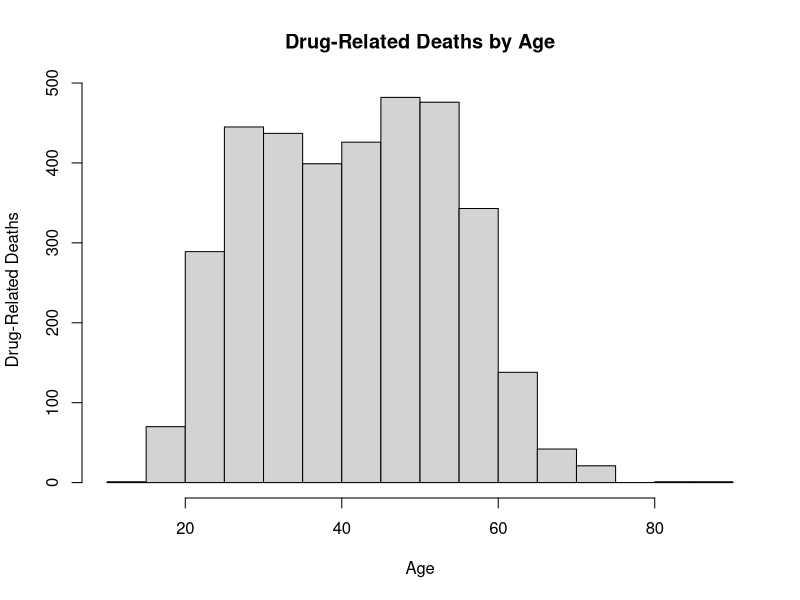
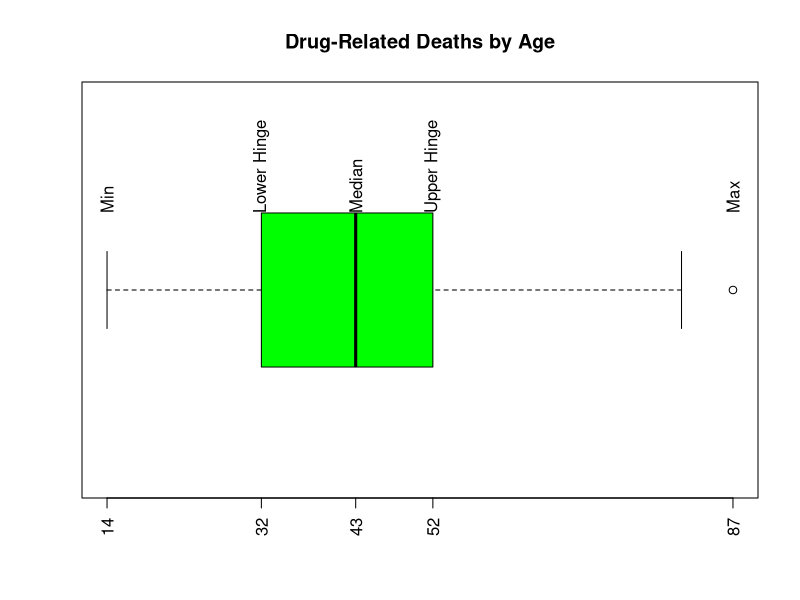
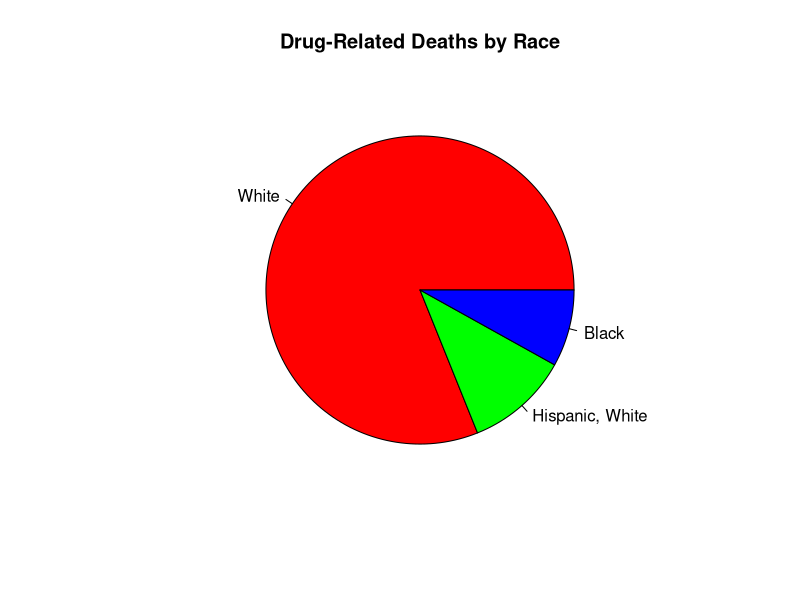
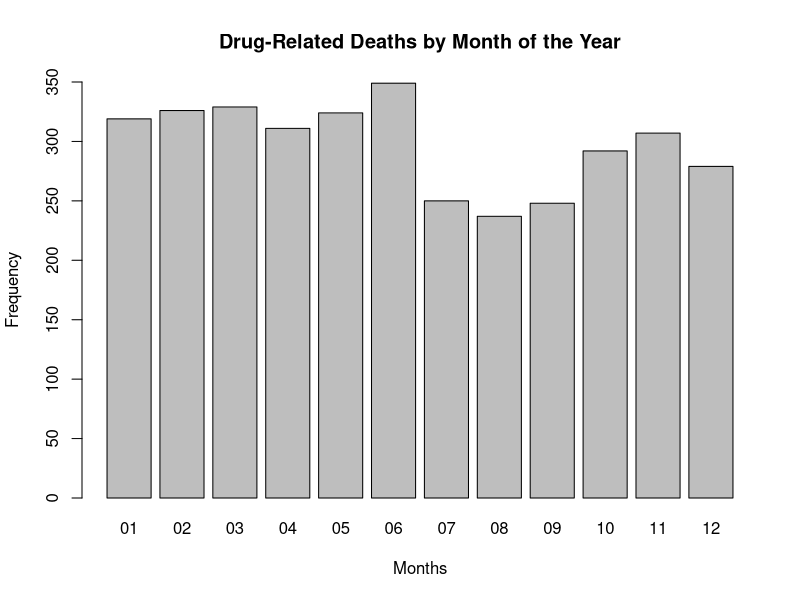
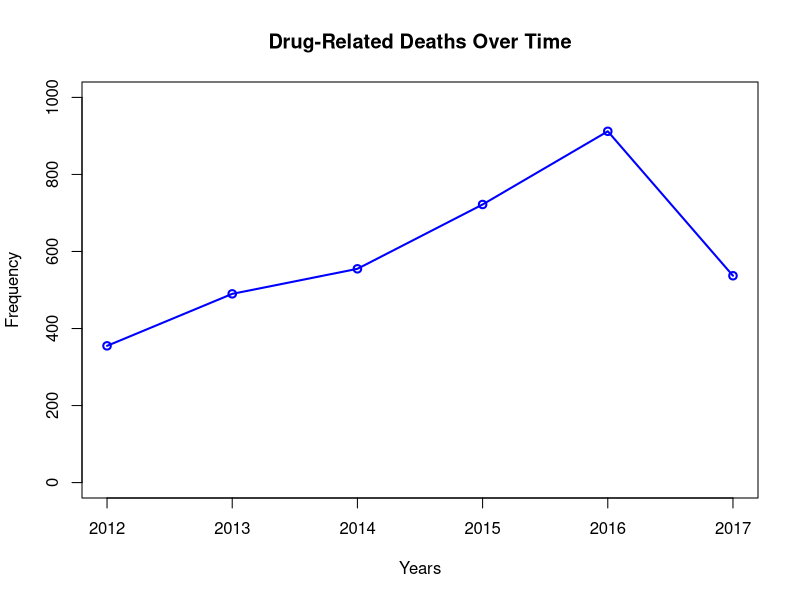
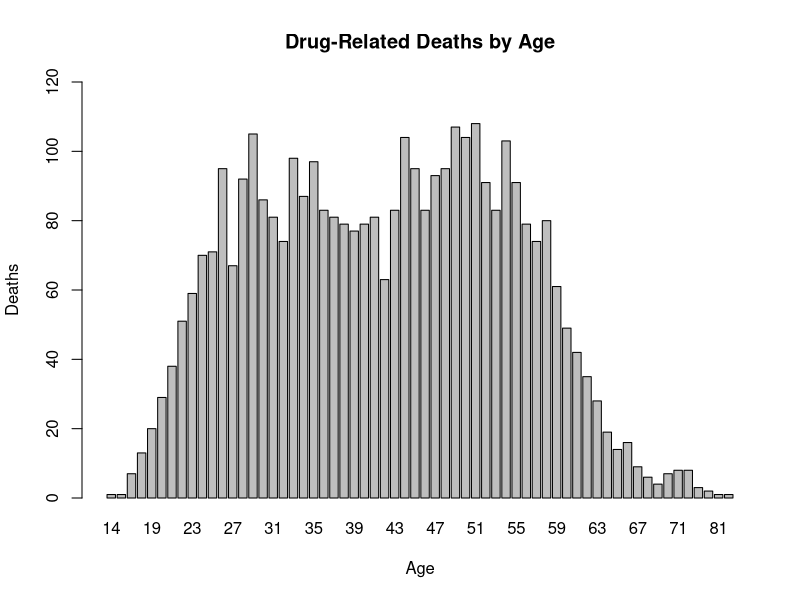
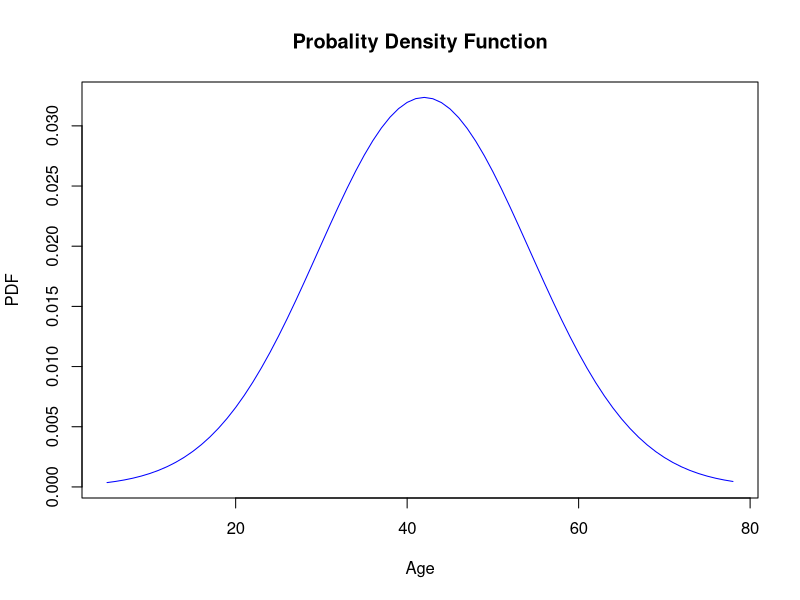
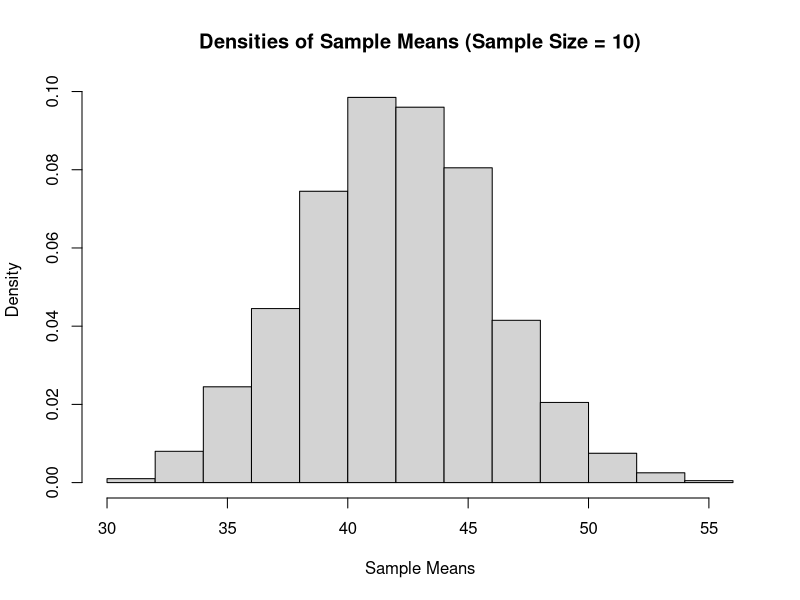

Write R code to recreate these figures, in order.
# Need to add a preamble here

# Import and prepare the data set

# Ensure we're in the current working directory and import the dataset
setwd("/Users/mary/Downloads")  # or wherever you locally save the CSV file
raw.dataframe <- read.csv("Accidental_Drug_Related_Deaths__2012-June_2017.csv")

# I have also uploaded this dataset to github:

# Inspect the dataframe
str(raw.dataframe)
summary(raw.dataframe)

names(raw.dataframe)
nrow(raw.dataframe)
ncol(raw.dataframe)

# Processing the data

# After each step I run summary() again to see the changes

# Subset the data to get only the columns I want to use
dataframe <- raw.dataframe[, c("Date", "Sex", "Race", "Age", "Death.City", "Location", "InjuryPlace", "ImmediateCauseA", "EtOH")]
summary(dataframe)

# Filter out any rows that have Age, Sex, or Race fields blank
dataframe <- dataframe[dataframe$Age != "" & dataframe$Sex != "" & dataframe$Race != "" & dataframe$Date != "",]
summary(dataframe)

# Dimensions of processed dataframe
nrow(dataframe)
ncol(dataframe)

# In the EtOH column, replace all 'y' with 'Y' so they're not counted as separate values
dataframe$EtOH[which(dataframe$EtOH == "y")] = "Y"
summary(dataframe)


# Create two new columns from Date variable for month and year
dates <- do.call('rbind', strsplit(as.character(dataframe$Date),'/',fixed=TRUE))
dataframe$Month <- dates[, 1]
dataframe$Year <- dates[, 3]

summary(dataframe)
nrow(dataframe)
ncol(dataframe)

# Data Analysis

# Drug-Related Deaths by Age

f <- fivenum(dataframe$Age)  # five number summary of the Age variable
f

# Outliers for the Age variable
# Calculate the lower and upper ends of the outlier
c(f[2] - 1.5 * IQR(f), f[4] + 1.5 * IQR(f))

# What are the outliers in the data
dataframe$Age[dataframe$Age < (f[2] - 1.5 * IQR(f))] # numbers less than the lower end
dataframe$Age[dataframe$Age > (f[4] + 1.5 * IQR(f))] # numbers greater than the upper end


# Stem plot for the Age variable
stem(dataframe$Age)

# Frequency and histogram for the age variable
table(dataframe$Age)
hist(dataframe$Age,  xlab = "Age", ylab = "Drug-Related Deaths", main = "Drug-Related Deaths by Age")

boxplot(dataframe$Age, horizontal = TRUE, col = "green", xlab = "", xaxt = "n", main = "Drug-Related Deaths by Age")
axis(side = 1, at = fivenum(dataframe$Age), labels =  TRUE, las = 2)
text(fivenum(dataframe$Age), rep(1.2, 5), srt = 90, adj = 0, labels = c("Min", "Lower Hinge", "Median", "Upper Hinge", "Max"))

# Drug-Related Deaths by Race

table(dataframe$Race)
prop.table(table(dataframe$Race))

byRace = sort(table(dataframe$Race), decreasing = TRUE) # we now sort to obtain the top 3
byRace  # display the data
prop.table(byRace)[1:3]
pie(prop.table(byRace)[1:3], col=rainbow(3), main = "Drug-Related Deaths by Race")

# Corresponds roughly to the racial demographics of the population of Connecticut
# https://www.census.gov/quickfacts/fact/table/CT/HSG495216
# 80% white

# Trend in Drug-Related Deaths by month of the year
table(dataframe$Month)
barplot(table(dataframe$Month), main="Drug-Related Deaths by Month of the Year", ylab = "Frequency", xlab = "Months", ylim = c(0, 350))

# Trend in Drug-Related Deaths over time
table(dataframe$Year)
plot(table(dataframe$Year), main="Drug-Related Deaths Over Time", ylab = "Frequency", xlab = "Years", ylim = c(0,1000), type = 'o', col="blue")


# Distribution of the Age Variable
table(dataframe$Age)
barplot(table(dataframe$Age),  xlab = "Age", ylab = "Deaths", main = "Drug-Related Deaths by Age", ylim=c(0, 120))
mean(dataframe$Age)
median(dataframe$Age)
sd(dataframe$Age)

# To plot the probability density function of this distribution
mu <- mean(dataframe$Age)
sigma <- sd(dataframe$Age)
x <- seq(mu - 3*sigma, mu + 3*sigma) # sequence of value spanning 3 standard deviations either side of the mean
pdf <- dnorm(x, mean = mu, sd = sigma)  # we get the pdf values
plot(x, pdf, type = "l", col = "blue", xlab = "Age", ylab = "PDF", main = "Probality Density Function")

 # The probabilities of deaths within 1 standard deviation, 2 standard deviations, 3 standard deviations
  
# Within 1 standard deviation: 
pnorm(mu + sigma, mean = mu, sd = sigma) - pnorm(mu - sigma, mean = mu, sd = sigma)

# Within 2 standard deviations: 
pnorm(mu + 2*sigma, mean = mu, sd = sigma) - pnorm(mu - 2*sigma, mean = mu, sd = sigma)

# Within 3 standard deviations:
pnorm(mu + 3*sigma, mean = mu, sd = sigma) - pnorm(mu - 3*sigma, mean = mu, sd = sigma)


# Central Limit Theorem
# 1000 samples of size 10 
options(digits=4)

samples <- 1000
sample.size <- 10

xbar <- numeric(samples)

for (i in 1: samples) {
  x <- sample(dataframe$Age, sample.size)
  xbar[i] <- mean(x)
}

# Histogram of the densities of the sample means
hist(xbar, prob=TRUE, main="Densities of Sample Means (Sample Size = 10)", xlab = "Sample Means")

# The mean of the sample means and the standard deviation of the sample means
mean(xbar)
sd(xbar)


# 1000 samples of size 20 - histogram of the densities of the sample means. 
options(digits=4)

samples <- 1000
sample.size <- 20

xbar <- numeric(samples)

for (i in 1: samples) {
  x <- sample(dataframe$Age, sample.size)
  xbar[i] <- mean(x)
}

# Histogram of the densities of the sample means
hist(xbar, prob=TRUE, main="Densities of Sample Means (Sample Size = 20)", xlab = "Sample Means")

# The mean of the sample means and the standard deviation of the sample means
mean(xbar)
sd(xbar)

# 1000 samples of size 30 - histogram of the densities of the sample means. 
options(digits=4)

samples <- 1000
sample.size <- 30

xbar <- numeric(samples)

for (i in 1: samples) {
  x <- sample(dataframe$Age, sample.size)
  xbar[i] <- mean(x)
}

# Histogram of the densities of the sample means
hist(xbar, prob=TRUE, main="Densities of Sample Means (Sample Size = 30)", xlab = "Sample Means")

# The mean of the sample means and the standard deviation of the sample means
mean(xbar)
sd(xbar)

# 1000 samples of size 40 - histogram of the densities of the sample means. 
options(digits=4)

samples <- 1000
sample.size <- 40

xbar <- numeric(samples)

for (i in 1: samples) {
  x <- sample(dataframe$Age, sample.size)
  xbar[i] <- mean(x)
}

# Histogram of the densities of the sample means
hist(xbar, prob=TRUE, main="Densities of Sample Means (Sample Size = 40)", xlab = "Sample Means")

# The mean of the sample means and the standard deviation of the sample means
mean(xbar)
sd(xbar)



# Sampling Methods (using a sample size of 20)
library(sampling)

samplesize = 20

# Simple Random Sampling

sample <- srswor(samplesize, nrow(dataframe))

sample.1 <- dataframe[sample != 0, ]
sample.1[c("Sex", "Race", "Age", "Month", "Year")] # for brevity

table(sample.1$Year)

# Mean of Age variable for this sample
mean(sample.1$Age)



# Sequential Sampling

N <- nrow(dataframe)
n <- samplesize

k <- floor(N / n) # set the interval, used floor() to avoid NA due to large sample size

r <- sample(k, 1) # select the first sample

sample <- seq(r, by = k, length = n) # select every kth item

sample.2 <- dataframe[sample, ]
sample.2[c("Sex", "Race", "Age", "Month", "Year")] # for brevity

# Show the frequencies for each year (Year). 
table(sample.2$Year)
table(sample.2$Year)/table(dataframe$Year)


# Show the percentages of these with respect to the entire dataset. 
options(digits = 4)
data <- sample.2$Year

# Mean of Age variable for this sample
mean(sample.2$Age)




# Stratified Sampling

order.index <- order(dataframe$Year) # Order the data 

# Draw a stratified sample using proportional sizes based on the Race variable.
data <- dataframe[order.index, ]
freq <- table(dataframe$Year)

# determine how many from each stratum will be selected. 
sizes <- round(samplesize * freq / sum(freq))
sizes
sum(sizes)

# select samples from each stratum.
st <- strata(data, stratanames = c("Year"), size = sizes, method = "srswor")

sample.3 <- getdata(data, st)
sample.3[c("Sex", "Race", "Age", "Month", "Year")] # for brevity

# Show the frequencies for each year (Year). 
table(sample.3$Year)

# Show the percentages of these with respect to the entire dataset.
options(digits = 4)
data <- sample.3$Year

table(data)/table(dataframe$Year)

# Mean of Age variable for this sample
mean(sample.3$Age)


# Comparing the means of Age variable for these three samples with the entire data.

cat("Mean of entire data set - ", mean(dataframe$Age))
cat("Mean of Simple Random Wo/R - ", mean(sample.1$Age))
cat("Mean of Systematic Sampling - ", mean(sample.2$Age))
cat("Mean of Stratified Sampling - ", mean(sample.3$Age))



# Confidence Intervals (Age variable)

# Using samples of sample size 10, 20, 30, 40 for Confidence levels of 80 and 90

pop.mean <- mean(dataframe$Age) # mean of the population
pop.sd <- sd(dataframe$Age) # standard deviation of the population
conf <- c(80, 90)  # confidence levels
alpha <- 1 - conf/100  

# Sample Size 10
sample.size <- 10
sample.data <- sample(dataframe$Age, sample.size)
sd.sample.means <- pop.sd/sqrt(sample.size)
xbar <- mean(sample.data)

for (i in alpha) {
  str <- sprintf("%2d%% Conf Level (alpha = %.2f), CI = %.2f - %.2f",
                 100*(1-i), i, 
                 xbar - qnorm(1-i/2) * sd.sample.means,
                 xbar + qnorm(1-i/2) * sd.sample.means)
  cat(str,"\n")
}

for (i in alpha) {
  str <- sprintf("%2d%% Conf Level (alpha = %.2f), Precision = %.2f",
                 100*(1-i), i, 
                 2* qnorm(1-i/2) * sd.sample.means)
  cat(str,"\n")
}




sample.size <- 20
sample.data <- sample(dataframe$Age, sample.size)
sd.sample.means <- pop.sd/sqrt(sample.size)
xbar <- mean(sample.data)

for (i in alpha) {
  str <- sprintf("%2d%% Conf Level (alpha = %.2f), CI = %.2f - %.2f",
                 100*(1-i), i, 
                 xbar - qnorm(1-i/2) * sd.sample.means,
                 xbar + qnorm(1-i/2) * sd.sample.means)
  cat(str,"\n")
}

for (i in alpha) {
  str <- sprintf("%2d%% Conf Level (alpha = %.2f), Precision = %.2f",
                 100*(1-i), i, 
                 2* qnorm(1-i/2) * sd.sample.means)
  cat(str,"\n")
}

sample.size <- 30
sample.data <- sample(dataframe$Age, sample.size)
sd.sample.means <- pop.sd/sqrt(sample.size)
xbar <- mean(sample.data)

for (i in alpha) {
  str <- sprintf("%2d%% Conf Level (alpha = %.2f), CI = %.2f - %.2f",
                 100*(1-i), i, 
                 xbar - qnorm(1-i/2) * sd.sample.means,
                 xbar + qnorm(1-i/2) * sd.sample.means)
  cat(str,"\n")
}

for (i in alpha) {
  str <- sprintf("%2d%% Conf Level (alpha = %.2f), Precision = %.2f",
                 100*(1-i), i, 
                 2* qnorm(1-i/2) * sd.sample.means)
  cat(str,"\n")
}

sample.size <- 40
sample.data <- sample(dataframe$Age, sample.size)
sd.sample.means <- pop.sd/sqrt(sample.size)
xbar <- mean(sample.data)

for (i in alpha) {
  str <- sprintf("%2d%% Conf Level (alpha = %.2f), CI = %.2f - %.2f",
                 100*(1-i), i, 
                 xbar - qnorm(1-i/2) * sd.sample.means,
                 xbar + qnorm(1-i/2) * sd.sample.means)
  cat(str,"\n")
}

for (i in alpha) {
  str <- sprintf("%2d%% Conf Level (alpha = %.2f), Precision = %.2f",
                 100*(1-i), i, 
                 2* qnorm(1-i/2) * sd.sample.means)
  cat(str,"\n")
}
